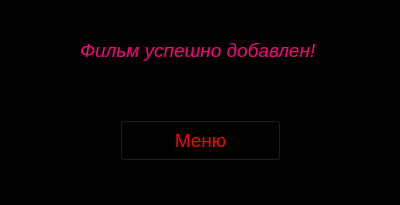
<?xml version="1.0" encoding="UTF-8"?>
<ui version="4.0">
 <class>Form</class>
 <widget class="QWidget" name="Form">
  <property name="geometry">
   <rect>
    <x>0</x>
    <y>0</y>
    <width>400</width>
    <height>205</height>
   </rect>
  </property>
  <property name="windowTitle">
   <string>Form</string>
  </property>
  <property name="styleSheet">
   <string notr="true">background-color: rgb(0, 0, 0);</string>
  </property>
  <widget class="QLabel" name="label">
   <property name="geometry">
    <rect>
     <x>80</x>
     <y>30</y>
     <width>241</width>
     <height>41</height>
    </rect>
   </property>
   <property name="font">
    <font>
     <pointsize>14</pointsize>
     <italic>true</italic>
    </font>
   </property>
   <property name="styleSheet">
    <string notr="true">color: rgb(255, 0, 127);</string>
   </property>
   <property name="text">
    <string>Фильм успешно добавлен!</string>
   </property>
  </widget>
  <widget class="QPushButton" name="pushButton">
   <property name="geometry">
    <rect>
     <x>120</x>
     <y>120</y>
     <width>161</width>
     <height>41</height>
    </rect>
   </property>
   <property name="font">
    <font>
     <pointsize>14</pointsize>
    </font>
   </property>
   <property name="styleSheet">
    <string notr="true">color: rgb(255, 0, 0);</string>
   </property>
   <property name="text">
    <string>Меню</string>
   </property>
  </widget>
 </widget>
 <resources/>
 <connections/>
</ui>
